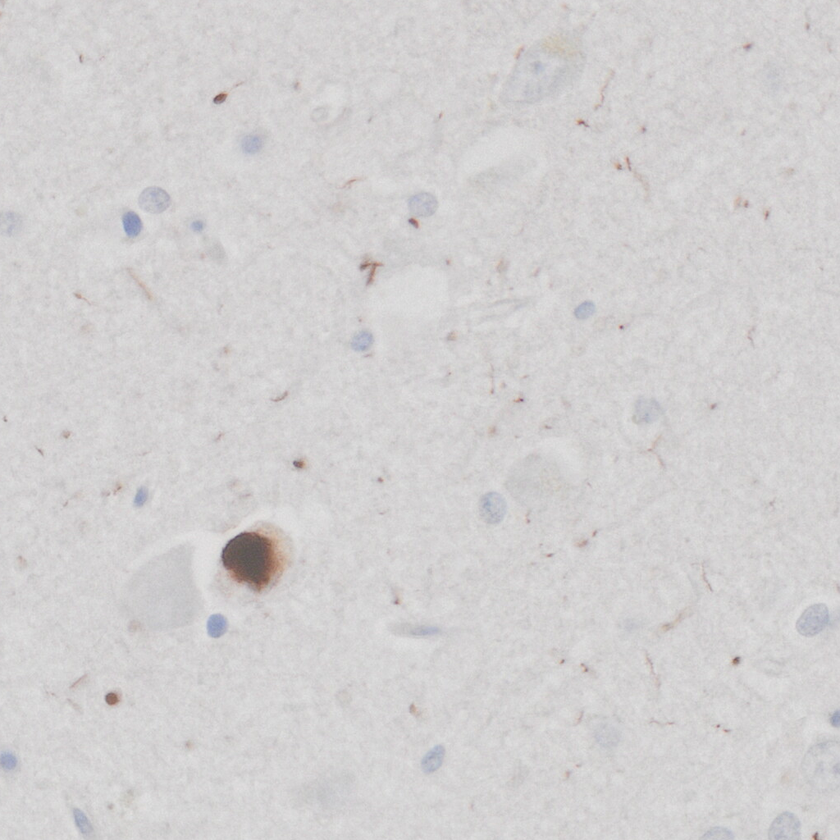
%> input picture example.tif, 840 x 840 px, shrunk from 1024 x 1024 before the run
$ octave example.m   (GNU Octave 9; MATLAB toolbox functions it lacks are replaced by stand-ins)
%> lines starting %> are read from the running program, lines starting %| are printed output that depends on the picture; in (x1, y1, x2, y2) boxes, pixels count from 0 and x2, y2 are one past the last pixel; in counts of white or black regions, pixels touching at a corner belong together; the program's own positions count from 1
%> further down, img is the input picture: size 840x840x3 uint8; mean R, G, B 210.4, 208.4, 209
### lib/colourFilterLAB.m
function [BW,param] = colourFilterLAB(img,init,rate,percentage)
%> called with init = [50 15.4 9.3 15], rate = 3, percentage = 0.3
% input: img, the colour image
%        init, the parametres defining the LAB values for a specific colour and the euclidean distance
%        rate, the rate for expanding the binary mask after each iteration
%        percentage, the upper limit for proportion of 1 (i.e. objects) in a binary mask
% output: BW, the binary mask for the detected object with the defined colour
    mask_pre = false(size(img,1),size(img,2)); %holder for binary mask at previous iteration
    mask_cur = false(size(img,1),size(img,2)); %holder for binary mask at current iteration
    LMean = init(1);
    aMean = init(2);
    bMean = init(3);
    thres = init(4);

    lab_Image = applycform(im2double(img), makecform('srgb2lab')); %transfrom from RGB to LAB space
%> lab_Image: size 840x840x3 double; mean of channels 1, 2, 3 83.8, 0.8, 0
    count = 1;
    while (sum(mask_cur,'all') < percentage*numel(lab_Image(:,:,1))) && (count < 3) %stop at too many objects detected or reach the maximum iteration
        deltaL = lab_Image(:,:,1) - LMean;
        deltaa = lab_Image(:,:,2) - aMean;
        deltab = lab_Image(:,:,3) - bMean;
        deltaE = sqrt(deltaL.^2 + deltaa.^2 + deltab.^2); %euclidean distance to the specific colour
        mask_pre = mask_cur;
        mask_cur = deltaE <= thres; %mask = euclidean distance < threshold
        [LMean, aMean, bMean] = GetMeanLABValues(lab_Image(:,:,1), lab_Image(:,:,2), lab_Image(:,:,3), mask_cur); %LAB value for objects within the mask
        meanMaskedDeltaE  = mean(deltaE(mask_cur)); %mean of euclidean distance to the defined colour for detected objects
        stDevMaskedDeltaE = std(deltaE(mask_cur)); %std of euclidean distance to the defined colour for detected objects
        thres = meanMaskedDeltaE + rate*stDevMaskedDeltaE; %new threshold is determined based on the known objects, larger rate will include more objects in the next iteration
% [4 lines of commented-out code are left out]
    end
%> this loop made 4 passes
%> (LMean, aMean, bMean, meanMaskedDeltaE, stDevMaskedDeltaE, thres) on passes 1 to 4: (49.25, 10.17, 7.85, 9.94, 3.43, 20.23), (50.37, 8.17, 5.74, 11.55, 4.49, 25.02), (58.56, 6.94, 4.22, 15.75, 6.26, 34.53), (83.79, 0.781, -0.0219, 26.47, 2.12, 32.82)
%> pass 1, in colourFilterLAB, `deltaL = lab_Image(:,:,1) - LMean;`:
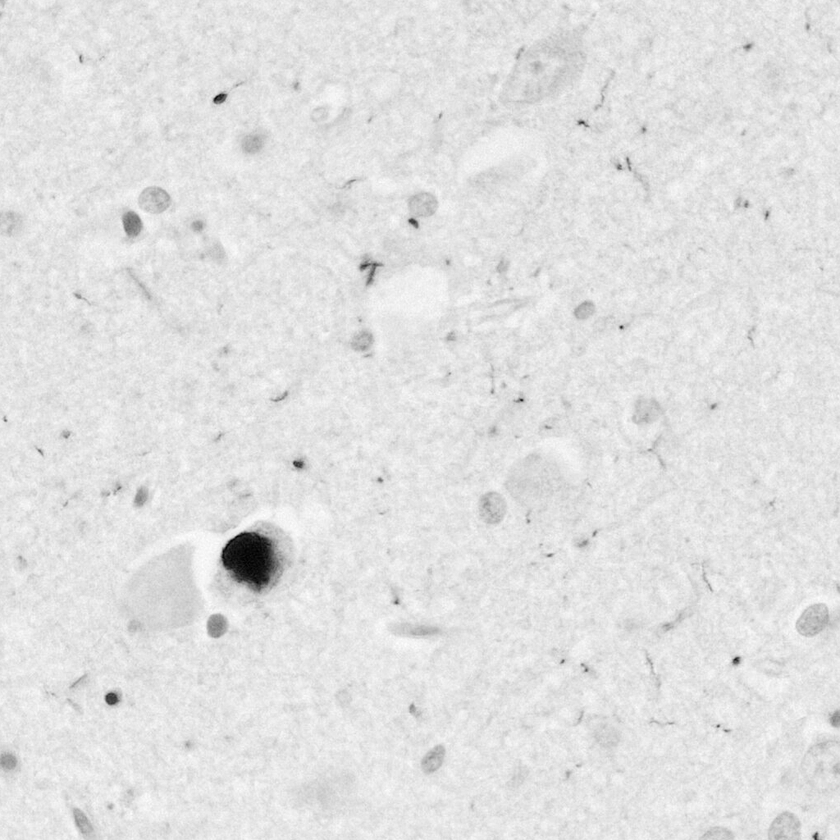
%> deltaL: size 840x840 double; min -13.79, max 40.02, mean 33.8; drawn with min black and max white
%> pass 1, in colourFilterLAB, `deltaa = lab_Image(:,:,2) - aMean;`:
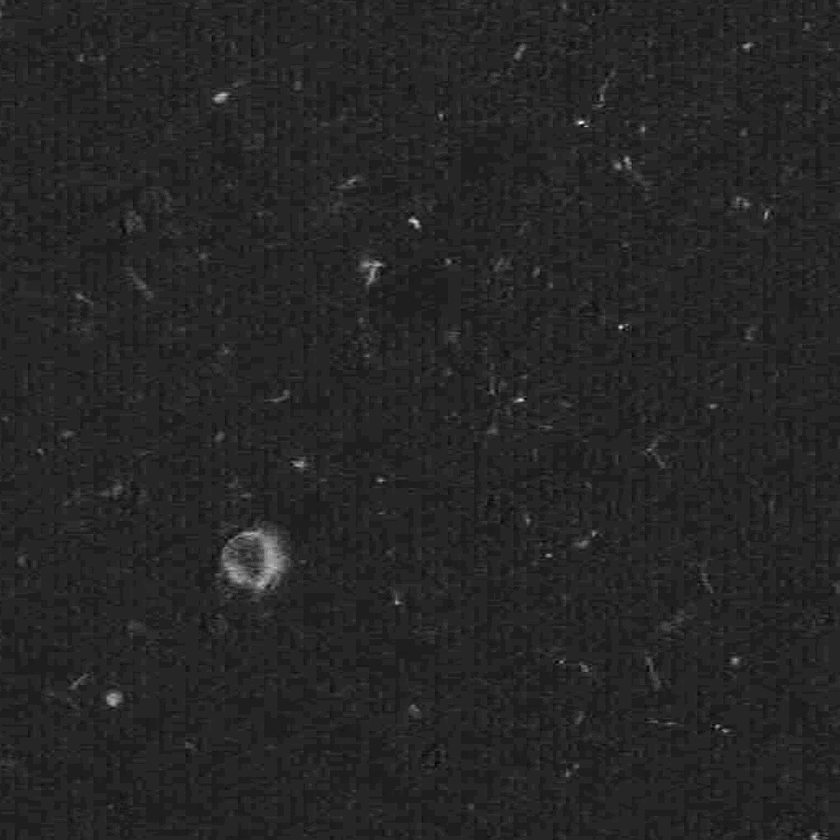
%> deltaa: size 840x840 double; min -18.72, max 8.84, mean -14.62; drawn with min black and max white
%> pass 1, in colourFilterLAB, `deltab = lab_Image(:,:,3) - bMean;`:
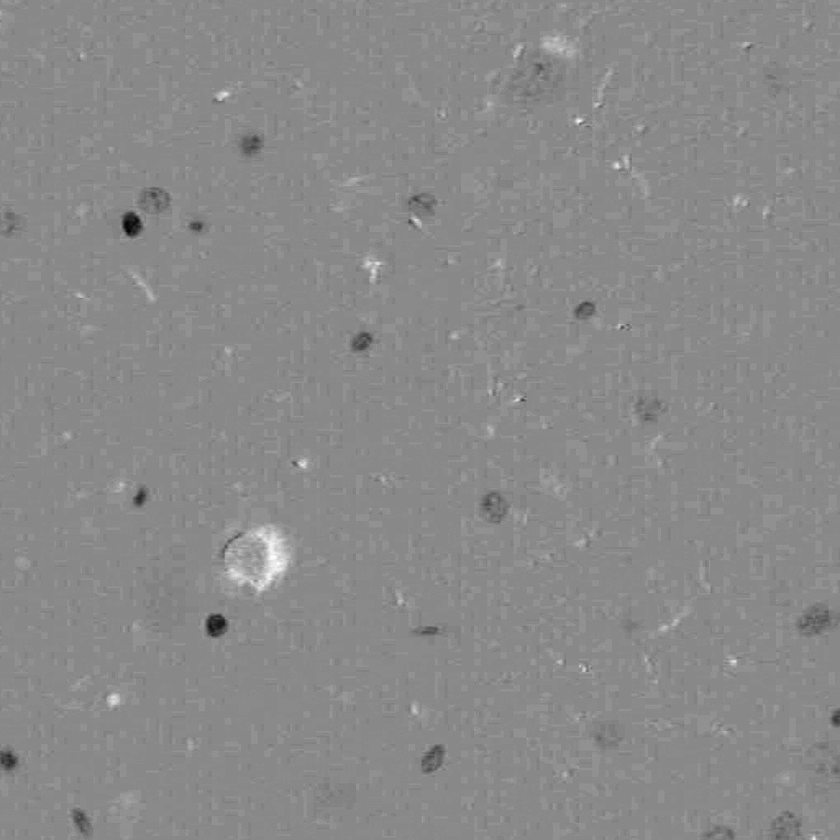
%> deltab: size 840x840 double; min -31.5, max 9.44, mean -9.32; drawn with min black and max white
    BW = mask_pre;
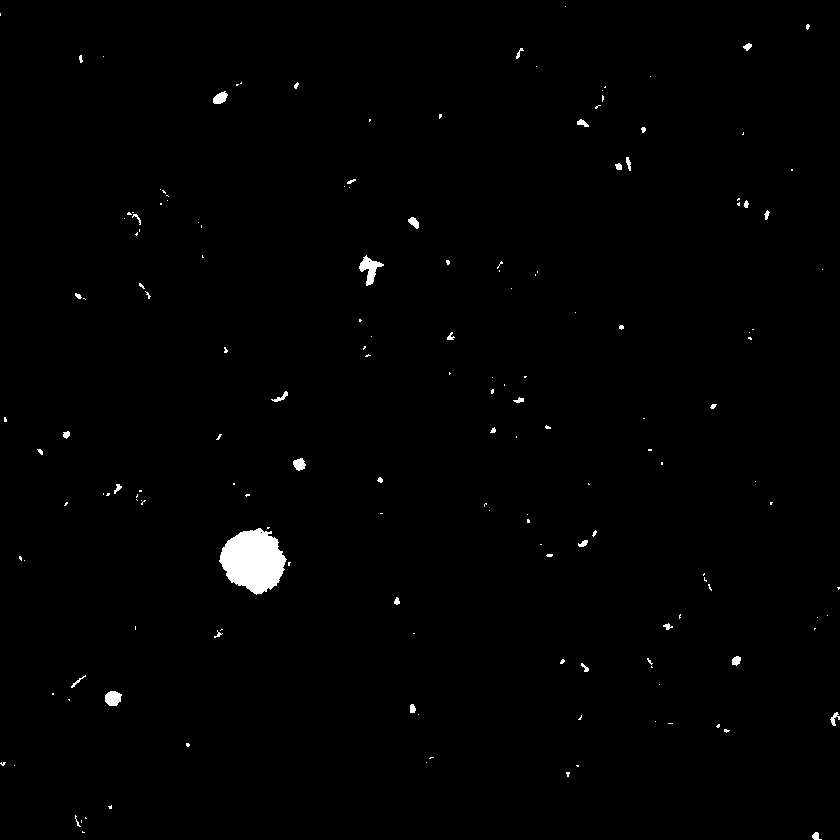
%> BW: size 840x840 logical; 0.83% white; 163 white regions (124 under 20 px), largest, box (x1, y1, x2, y2) and area: (219, 528, 287, 595) 3100, (359, 255, 384, 286) 323, (105, 691, 122, 706) 200
    param = [LMean, aMean, bMean, thres] ;
%> param = [83.79 0.781 -0.0219 32.82]
end

function [LMean, aMean, bMean] = GetMeanLABValues(LChannel, aChannel, bChannel, mask)
    LVector = LChannel(mask); % 1D vector of only the pixels within the masked area.
    LMean = mean(LVector);
    aVector = aChannel(mask); % 1D vector of only the pixels within the masked area.
    aMean = mean(aVector);
    bVector = bChannel(mask); % 1D vector of only the pixels within the masked area.
    bMean = mean(bVector);
end

### lib/fillRegions.m
function BW = fillRegions(BW,idx)
% input  : BW, binary mask
%          idx, the object index in the mask which will be eliminated (filled)
%
% output : BW, filled binary mask

    regions = bwconncomp(BW,8).PixelIdxList;

    for k = 1:length(idx)
        BW(regions{idx(k)}) = 0;
    end
end

### lib/plotBinaryMask.m
function [] = plotBinaryMask(f,BW,colour,method,zimg)
% input  : f, the figure where the mask should be
%          BW, the mask for adding to the image
%          colour, the mask colour
    if nargin < 4
        method = 'boundary';
        zimg = [];
    end
    figure(f); hold on
    switch method
        case 'boundary'
            [labelBW,numObj] = bwlabel(BW);
            boundaries = bwboundaries(BW, 'noholes');
            for j = 1:numObj
                b = boundaries{j};
                plot(b(:,2),b(:,1),'r','linewidth',1.5,'Color',colour); %Plot boundary

%                 ind = find(labelBW==j);
%                 [m,n] = ind2sub(size(BW), ind);
%                 text(mean(n),mean(m),['\color{white} ' num2str(j)], 'FontSize', 10,'fontweight','bold') %Plot number
            end
        case 'overlay'
            brights  = imdilate(BW,strel('disk',12)).*zimg;
            map      = BW;
            c        = cat(3, ones(size(zimg)),zeros(size(zimg)), zeros(size(zimg)));
            c(:,:,1) = logical(c(:,:,1).*brights);
            h = imshow(c);
            set(h, 'AlphaData', map*0.65,'interpolation','bilinear');
    end
end

### example.m
clc;clear;addpath('lib');

% The LAB value for a brown colour
Lmean_br = 50;
amean_br = 15.4;
bmean_br = 9.3;
tolerance_brown = 15; % The euclidean distance to the specific LAB value
brown_param = [Lmean_br,amean_br,bmean_br,tolerance_brown];

%%
img = imread('example.tif');
BW_asyn = colourFilterLAB(img,brown_param,3,0.3); % find the binary mask for the speficic colour

BW_asyn = imclose(BW_asyn,strel('disk',1)); % remove gaps within a shape
%> BW_asyn: size 840x840 logical; 0.84% white; 157 white regions (118 under 20 px), largest, box (x1, y1, x2, y2) and area: (219, 528, 287, 595) 3113, (359, 255, 384, 286) 326, (105, 691, 122, 706) 200
BW_asyn = bwareaopen(BW_asyn,9); % remove diffraction-limited objects
BW_asyn = imfill(BW_asyn,'holes'); % fill the detected objects
BW_asyn = imclearborder(BW_asyn); % remove objects touching the boundary

% reject very small and very large object
t_asyn  = regionprops('table',BW_asyn,'MinorAxisLength','MajorAxisLength');
%> t_asyn = 74 regions; first 5, MajorAxisLength and MinorAxisLength: 5.67 3.15, 5.32 2.81, 7.75 3.84, 8.01 6.7, 5.44 2.35
minorA  = t_asyn.MinorAxisLength; majorA = t_asyn.MajorAxisLength;
%> after `minorA = t_asyn.MinorAxisLength`: minorA = 74 values, max 61.06 at index 24, min 2.08 at index 19, mean 5.4
%> after `majorA = t_asyn.MajorAxisLength`: majorA = 74 values, max 65.5 at index 24, min 3.95 at index 69, mean 9.79
BW_asyn = fillRegions(BW_asyn,find(minorA<3 | majorA>300));
%> in fillRegions, `regions = bwconncomp(BW,8).PixelIdxList;`: regions = 74 items
%> after the loop in fillRegions, `for k = 1:length(idx)`:
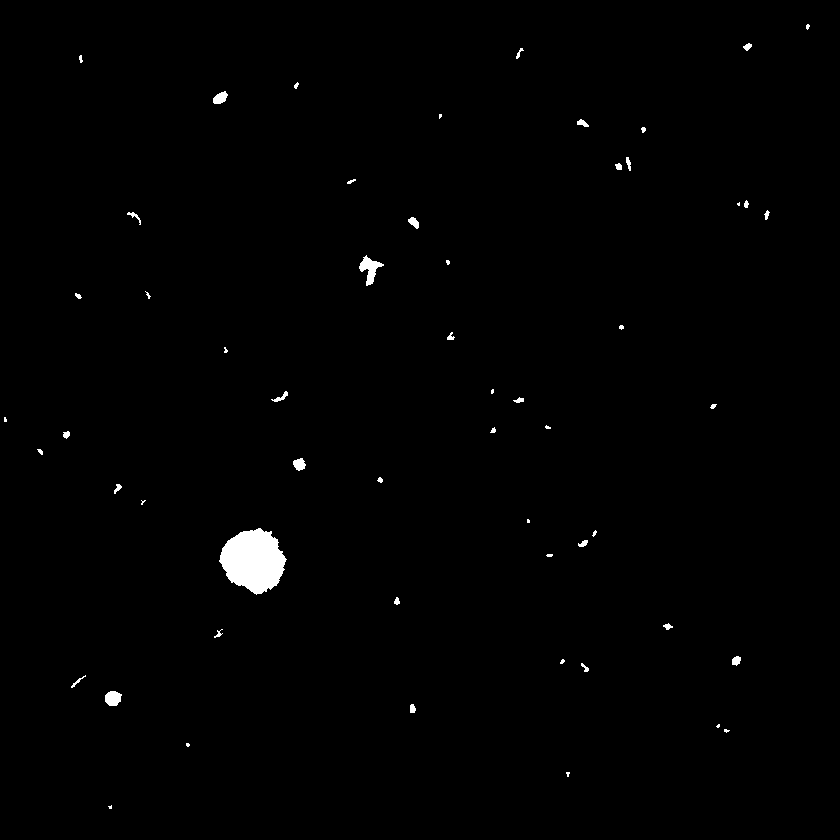
%> BW: size 840x840 logical; 0.76% white; 56 white regions (20 under 20 px), largest, box (x1, y1, x2, y2) and area: (219, 528, 287, 595) 3113, (359, 255, 384, 286) 326, (105, 691, 122, 706) 200

% result table
t_asyn  = regionprops('table',BW_asyn,'Area','Centroid','MajorAxisLength','MinorAxisLength');
%> t_asyn = 56 regions; largest, Area, Centroid, MajorAxisLength and MinorAxisLength: 3113 [254.1 561.2] 65.5 61.06, 326 [370.4 269.5] 28.45 20.25, 200 [113.6 698.9] 16.92 15.22, 131 [220.9 98.6] 16.9 10.04, 118 [300 464.9] 12.82 12.08
pseduo_circ = 2*t_asyn.MinorAxisLength./(t_asyn.MinorAxisLength + t_asyn.MajorAxisLength); % pseduo circularity = 2*majorLength / (minorLength + majorLength)
%> pseduo_circ = 56 values, max 0.98 at index 8, min 0.263 at index 4, mean 0.734

% overlay the binary mask with the original image with the binary mask
f1 = figure;
imshow(img);
f2 = figure;
imshow(img);
plotBinaryMask(f2,BW_asyn,[0.4660 0.6740 0.1880]);
%> in plotBinaryMask, `[labelBW,numObj] = bwlabel(BW);`: labelBW: size 840x840 double; 57 distinct labels, from 0 to 56
%> in plotBinaryMask, `[labelBW,numObj] = bwlabel(BW);`: numObj = 56
%> in plotBinaryMask, `boundaries = bwboundaries(BW, 'noholes');`: boundaries = 56 boundaries; largest, box (x1, y1, x2, y2) and points: (219, 528, 287, 595) 192, (359, 255, 384, 286) 88, (105, 691, 122, 706) 46, (127, 212, 141, 225) 39, (271, 391, 288, 402) 39
%> the loop in plotBinaryMask, `for j = 1:numObj` made 56 passes
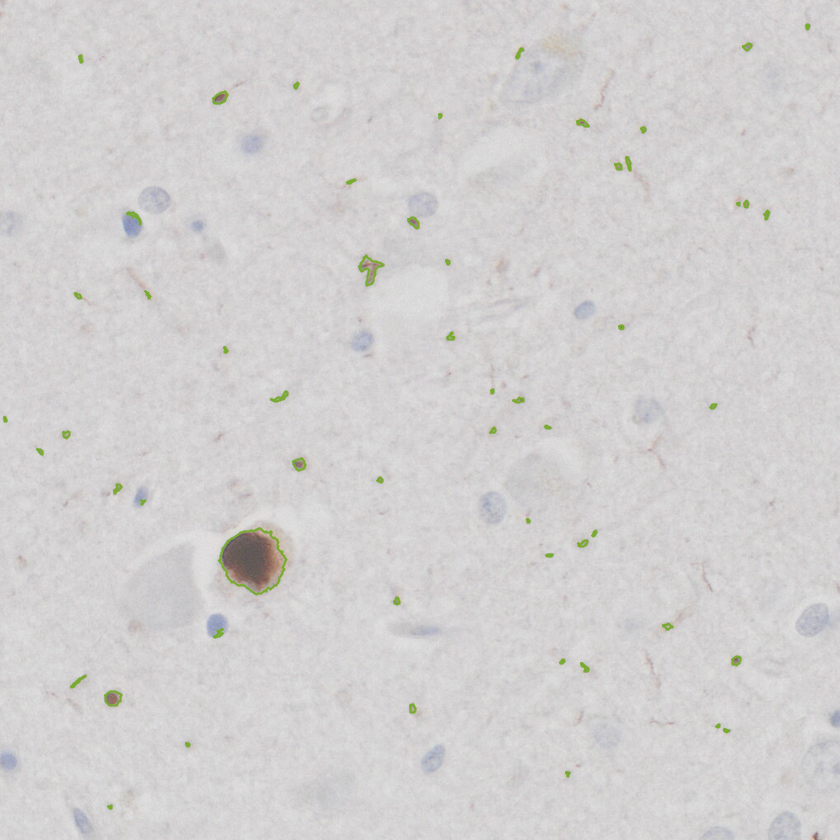
%> figure redrawn from the program's plot data
